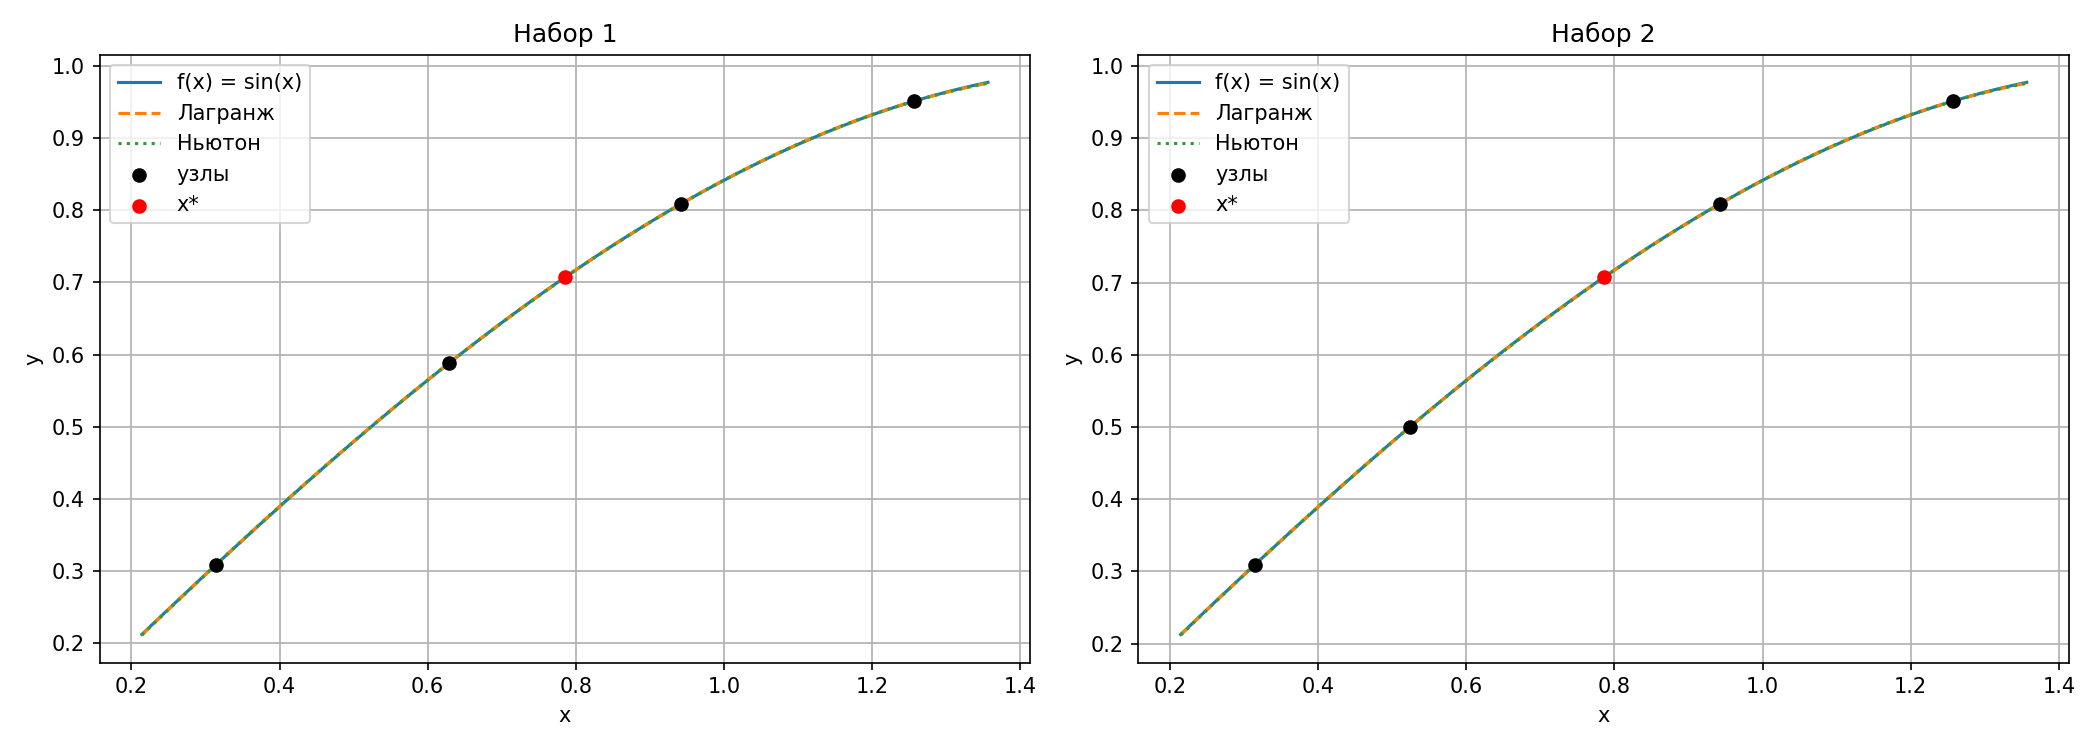

Reproduce this figure in Python.
import math
from pathlib import Path

import matplotlib.pyplot as plt
import numpy as np

from lab3_1 import divided_differences, lagrange, newton, read_data


sets, point = read_data(Path(__file__).with_name("input.txt"))
figure, axes = plt.subplots(1, len(sets), figsize=(7 * len(sets), 5), squeeze=False)

for number, (axis, nodes) in enumerate(zip(axes[0], sets), 1):
    values = list(map(math.sin, nodes))
    coefficients = divided_differences(nodes, values)[0]
    left, right = min(nodes), max(nodes)
    x = np.linspace(left - 0.1, right + 0.1, 500)
    axis.plot(x, np.sin(x), label="f(x) = sin(x)")
    axis.plot(x, [lagrange(nodes, values, value) for value in x], "--", label="Лагранж")
    axis.plot(x, [newton(nodes, coefficients, value) for value in x], ":", label="Ньютон")
    axis.scatter(nodes, values, color="black", zorder=3, label="узлы")
    axis.scatter(point, math.sin(point), color="red", zorder=4, label="x*")
    axis.set_title(f"Набор {number}")
    axis.set_xlabel("x")
    axis.set_ylabel("y")
    axis.grid()
    axis.legend()

path = Path(__file__).with_name("graph.png")
figure.tight_layout()
figure.savefig(path, dpi=150)
print("График сохранен:", path)
plt.show()
